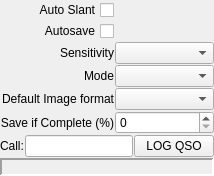
       <widget class="QWidget" name="sstvTab">
        <attribute name="title">
         <string>SSTV</string>
        </attribute>
        <layout class="QVBoxLayout" name="verticalLayout_2">
         <property name="spacing">
          <number>1</number>
         </property>
         <property name="leftMargin">
          <number>0</number>
         </property>
         <property name="topMargin">
          <number>0</number>
         </property>
         <property name="rightMargin">
          <number>0</number>
         </property>
         <property name="bottomMargin">
          <number>0</number>
         </property>
         <item>
          <layout class="QGridLayout" name="gridLayout_2">
           <property name="spacing">
            <number>1</number>
           </property>
           <item row="4" column="2">
            <widget class="QComboBox" name="defaultImageFormatComboBox"/>
           </item>
           <item row="2" column="0">
            <widget class="QLabel" name="sensitivityLabel">
             <property name="toolTip">
              <string>Sensitivity - Higher is more sensitive</string>
             </property>
             <property name="statusTip">
              <string>Sensitivity - Higher is more sensitive</string>
             </property>
             <property name="text">
              <string>Sensitivity</string>
             </property>
             <property name="alignment">
              <set>Qt::AlignRight|Qt::AlignTrailing|Qt::AlignVCenter</set>
             </property>
            </widget>
           </item>
           <item row="4" column="0">
            <widget class="QLabel" name="imageFormatLabel">
             <property name="text">
              <string>Default Image format</string>
             </property>
             <property name="alignment">
              <set>Qt::AlignRight|Qt::AlignTrailing|Qt::AlignVCenter</set>
             </property>
            </widget>
           </item>
           <item row="3" column="0">
            <widget class="QLabel" name="modeLabel">
             <property name="text">
              <string>Mode</string>
             </property>
             <property name="alignment">
              <set>Qt::AlignRight|Qt::AlignTrailing|Qt::AlignVCenter</set>
             </property>
            </widget>
           </item>
           <item row="1" column="0">
            <widget class="QCheckBox" name="autoSaveCheckBox">
             <property name="toolTip">
              <string>Save image when complete</string>
             </property>
             <property name="statusTip">
              <string>Save image when complete</string>
             </property>
             <property name="layoutDirection">
              <enum>Qt::RightToLeft</enum>
             </property>
             <property name="text">
              <string>Autosave</string>
             </property>
            </widget>
           </item>
           <item row="3" column="2">
            <widget class="QComboBox" name="sstvModeComboBox"/>
           </item>
           <item row="2" column="2">
            <widget class="QComboBox" name="sensitivityComboBox"/>
           </item>
           <item row="0" column="0">
            <widget class="QCheckBox" name="autoSlantAdjustCheckBox">
             <property name="toolTip">
              <string>Correct slant automatically</string>
             </property>
             <property name="statusTip">
              <string>Correct slant automatically</string>
             </property>
             <property name="layoutDirection">
              <enum>Qt::RightToLeft</enum>
             </property>
             <property name="text">
              <string>Auto Slant</string>
             </property>
            </widget>
           </item>
           <item row="5" column="0">
            <widget class="QLabel" name="saveLabel">
             <property name="text">
              <string>Save if Complete (%)</string>
             </property>
             <property name="alignment">
              <set>Qt::AlignRight|Qt::AlignTrailing|Qt::AlignVCenter</set>
             </property>
            </widget>
           </item>
           <item row="5" column="2">
            <widget class="QSpinBox" name="completeSpinBox"/>
           </item>
          </layout>
         </item>
         <item>
          <layout class="QHBoxLayout" name="horizontalLayout" stretch="0,0,0">
           <item>
            <widget class="QLabel" name="callLabel">
             <property name="text">
              <string>Call:</string>
             </property>
            </widget>
           </item>
           <item>
            <widget class="QLineEdit" name="callLineEdit"/>
           </item>
           <item>
            <widget class="QPushButton" name="logPushButton">
             <property name="text">
              <string>LOG QSO</string>
             </property>
            </widget>
           </item>
          </layout>
         </item>
         <item>
          <widget class="QLabel" name="sstvStatusLineEdit">
           <property name="minimumSize">
            <size>
             <width>0</width>
             <height>0</height>
            </size>
           </property>
           <property name="frameShape">
            <enum>QFrame::Panel</enum>
           </property>
           <property name="frameShadow">
            <enum>QFrame::Sunken</enum>
           </property>
           <property name="lineWidth">
            <number>2</number>
           </property>
           <property name="text">
            <string/>
           </property>
          </widget>
         </item>
         <item>
          <spacer name="verticalSpacer">
           <property name="orientation">
            <enum>Qt::Vertical</enum>
           </property>
           <property name="sizeHint" stdset="0">
            <size>
             <width>17</width>
             <height>0</height>
            </size>
           </property>
          </spacer>
         </item>
        </layout>
       </widget>
